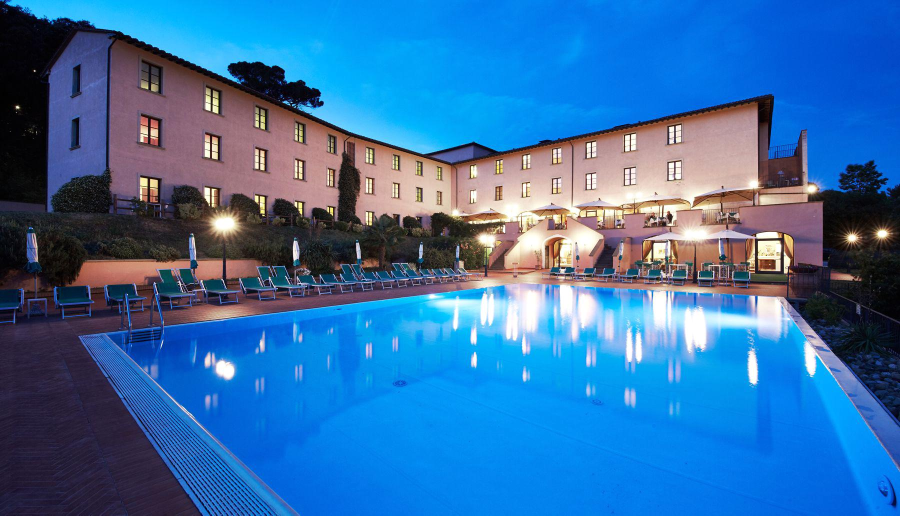
#> input picture training_images/hotels/00000006.jpg, 1800 x 1031 px (shown at 1/2 size)
$ jupyter execute --allow-errors Untitled.ipynb   (older library calls are emulated)
#> lines starting #> are read from the running program, lines starting #| are printed output that depends on the picture
[cell 1]

import matplotlib
import matplotlib.pyplot as plt
import numpy as np

from skimage import data, img_as_float
from skimage import exposure
from skimage import io
from skimage import filters
from skimage import img_as_uint


matplotlib.rcParams['font.size'] = 8


def plot_img_and_hist(img, axes, bins=256):
    """Plot an image along with its histogram and cumulative histogram.
    """
    img = img_as_float(img)
    ax_img, ax_hist = axes
    ax_cdf = ax_hist.twinx()

    # Display image
    ax_img.imshow(img, cmap=plt.cm.gray)
    ax_img.set_axis_off()
    ax_img.set_adjustable('box-forced')

    # Display histogram
    ax_hist.hist(img.ravel(), bins=bins, histtype='step', color='black')
    ax_hist.ticklabel_format(axis='y', style='scientific', scilimits=(0, 0))
    ax_hist.set_xlabel('Pixel intensity')
    ax_hist.set_xlim(0, 1)
    ax_hist.set_yticks([])

    # Display cumulative distribution
    img_cdf, bins = exposure.cumulative_distribution(img, bins)
    ax_cdf.plot(bins, img_cdf, 'r')
    ax_cdf.set_yticks([])

    return ax_img, ax_hist, ax_cdf


# Load an example image
img = io.imread('training_images/hotels/00000006.jpg')
#> img is the input picture: shape (1031, 1800, 3); mean R, G, B 54.9, 111.3, 166.3

# Contrast stretching
p2, p98 = np.percentile(img, (2, 98))
#> p2 = 0; p98 = 254
img_rescale = exposure.rescale_intensity(img, in_range=(p2, p98))

# Equalization
img_eq = exposure.equalize_hist(img)
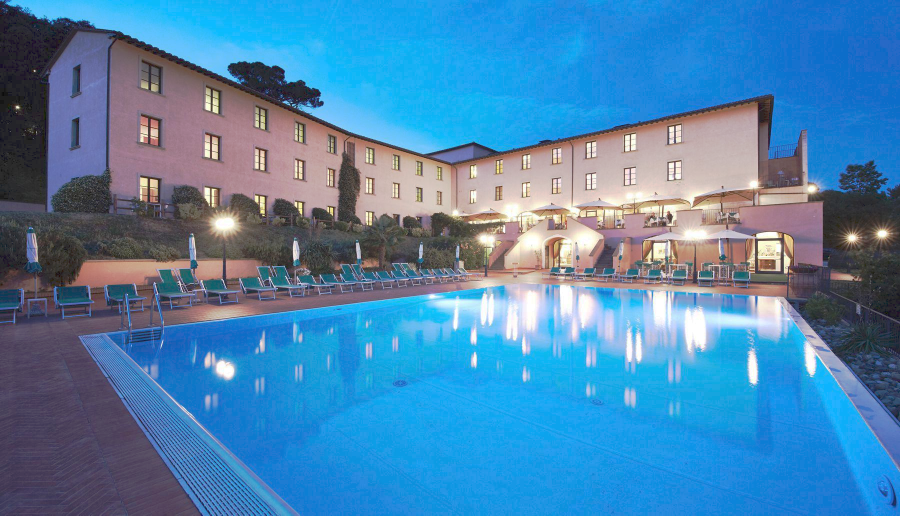
#> img_eq: shape (1031, 1800, 3) float64 (shown at 1/2 size); mean R, G, B 0.307, 0.521, 0.685

# Adaptive Equalization
img_adapteq = exposure.equalize_adapthist(img, clip_limit=0.03)
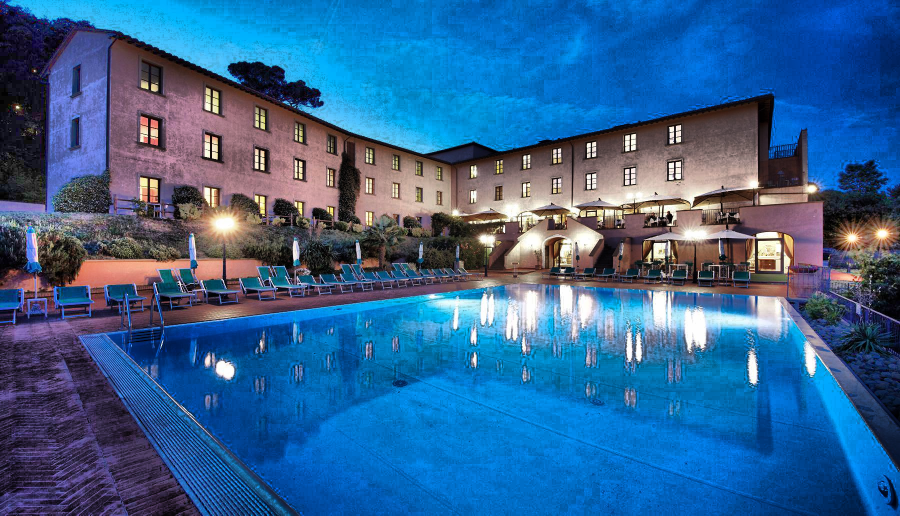
#> img_adapteq: shape (1031, 1800, 3) float64 (shown at 1/2 size); mean R, G, B 0.209, 0.39, 0.575

# Display results
fig = plt.figure(figsize=(8, 5))
axes = np.zeros((2, 4), dtype=np.object)
axes[0, 0] = fig.add_subplot(2, 4, 1)
for i in range(1, 4):
    axes[0, i] = fig.add_subplot(2, 4, 1+i, sharex=axes[0,0], sharey=axes[0,0])
for i in range(0, 4):
    axes[1, i] = fig.add_subplot(2, 4, 5+i)

ax_img, ax_hist, ax_cdf = plot_img_and_hist(img, axes[:, 0])
#> in plot_img_and_hist, `img_cdf, bins = exposure.cumulative_distribution(img, bins)`: img_cdf = 256 values from 0.0498 to 1; bins = 256 values from 0.00195 to 0.998
ax_img.set_title('Low contrast image')

y_min, y_max = ax_hist.get_ylim()
#> y_min = 0; y_max = 290933
ax_hist.set_ylabel('Number of pixels')
ax_hist.set_yticks(np.linspace(0, y_max, 5))

ax_img, ax_hist, ax_cdf = plot_img_and_hist(img_rescale, axes[:, 1])
ax_img.set_title('Contrast stretching')
#> (the rest of this cell did not finish here and is left out)
